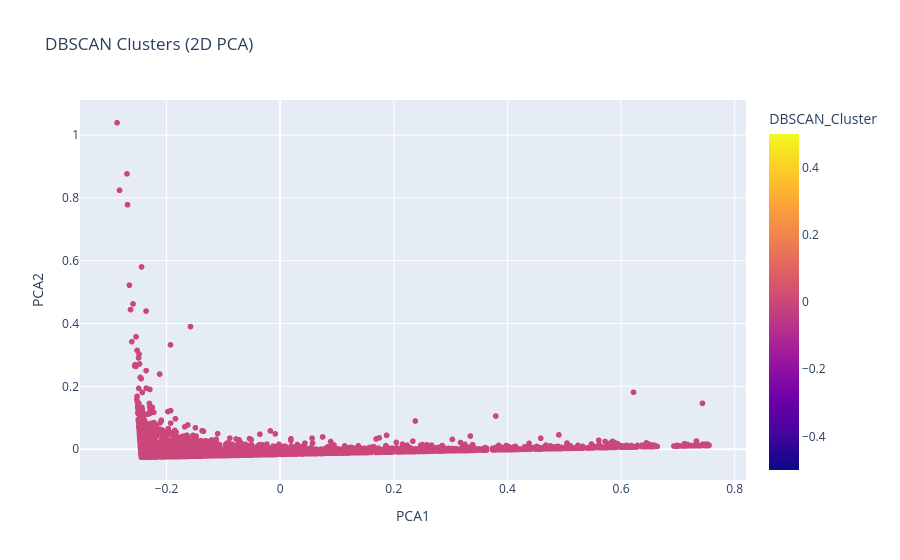

Here is the notebook cell this chart was saved with:
### Markdown cell above
### DBSCAN

### Code cell
dbscan = DBSCAN(eps=1.5, min_samples=3)
rfm['DBSCAN_Cluster'] = dbscan.fit_predict(rfm_scaled)

fig_dbscan = px.scatter(
    rfm, x='PCA1', y='PCA2',
    color='DBSCAN_Cluster',
    hover_data=['CustomerID','Recency','Frequency','Monetary'],
    title="DBSCAN Clusters (2D PCA)"
)
fig_dbscan.show()

### Figure 1 — Plotly figure (JSON) as saved in the notebook; plotly's stock layout.template omitted (floating-point values rounded to 4 significant figures; data arrays with more than 128 entries replaced by an {"elided": "..."} marker saying what was removed)
{"data": [{"customdata": {"elided": "4339x4 float values"}, "hovertemplate": "PCA1=%{x}<br>PCA2=%{y}<br>CustomerID=%{customdata[0]}<br>Recency=%{customdata[1]}<br>Frequency=%{customdata[2]}<br>Monetary=%{customdata[3]}<br>DBSCAN_Cluster=%{marker.color}<extra></extra>", "legendgroup": "", "marker": {"color": {"elided": "4339 int values"}, "coloraxis": "coloraxis", "symbol": "circle"}, "mode": "markers", "name": "", "showlegend": false, "type": "scattergl", "x": {"elided": "4339 float values"}, "xaxis": "x", "y": {"elided": "4339 float values"}, "yaxis": "y"}], "layout": {"coloraxis": {"colorbar": {"title": {"text": "DBSCAN_Cluster"}}, "colorscale": [[0, "#0d0887"], [0.1111, "#46039f"], [0.2222, "#7201a8"], [0.3333, "#9c179e"], [0.4444, "#bd3786"], [0.5556, "#d8576b"], [0.6667, "#ed7953"], [0.7778, "#fb9f3a"], [0.8889, "#fdca26"], [1, "#f0f921"]]}, "legend": {"tracegroupgap": 0}, "title": {"text": "DBSCAN Clusters (2D PCA)"}, "xaxis": {"anchor": "y", "domain": [0, 1], "title": {"text": "PCA1"}}, "yaxis": {"anchor": "x", "domain": [0, 1], "title": {"text": "PCA2"}}}}
